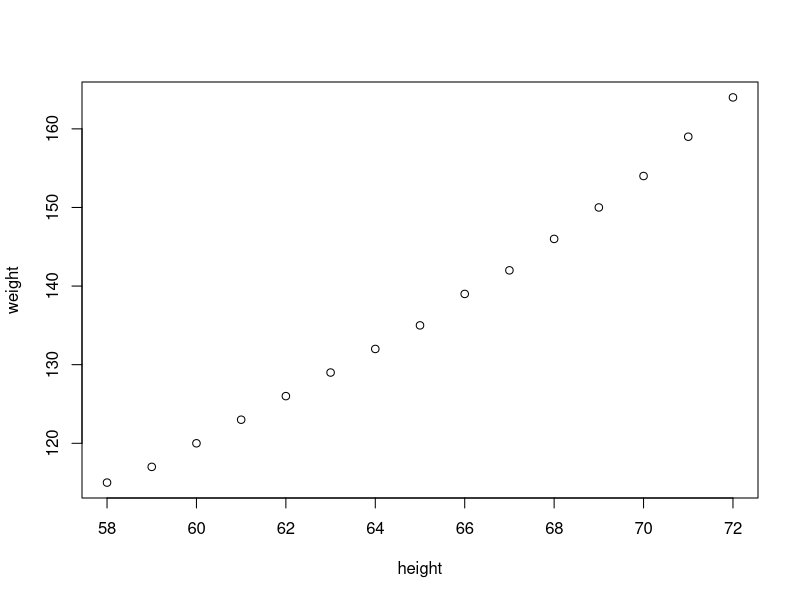
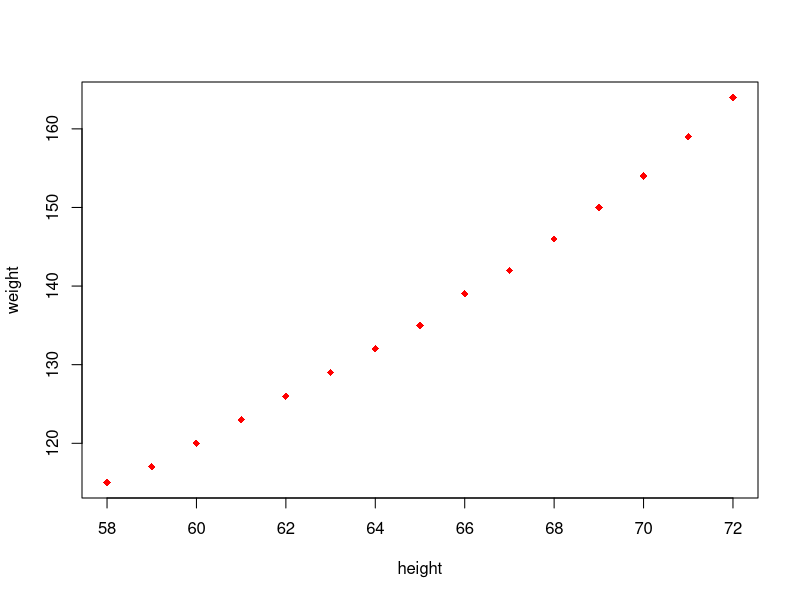
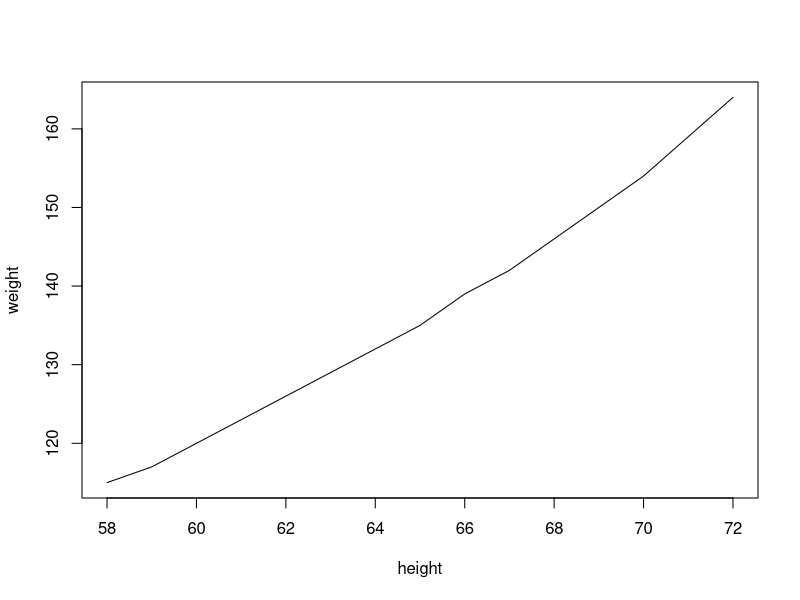
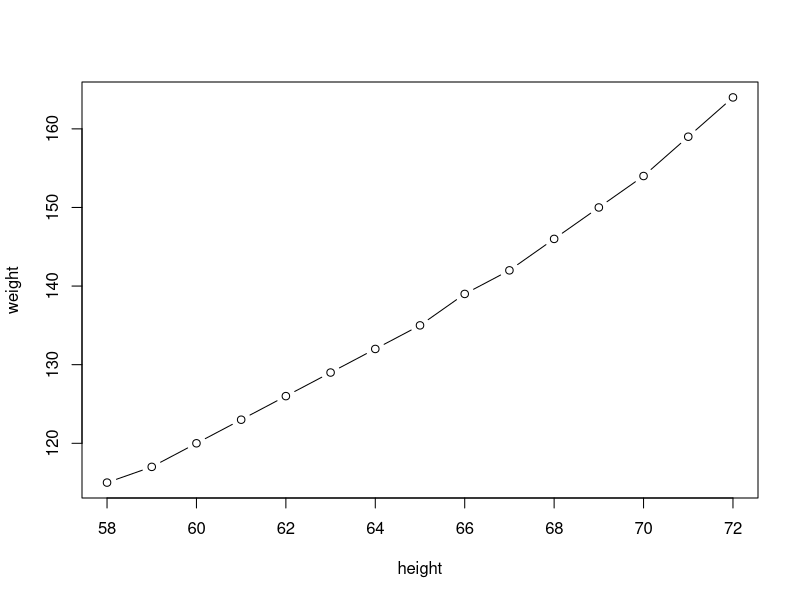
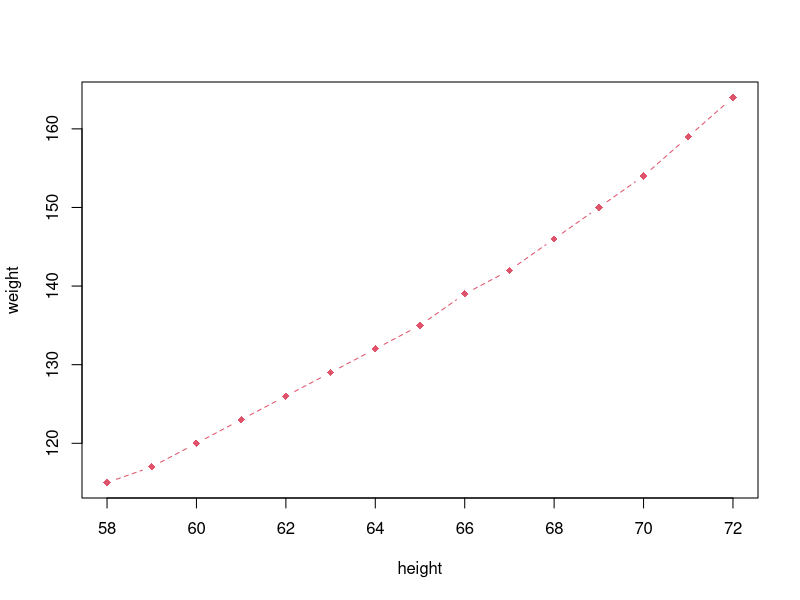
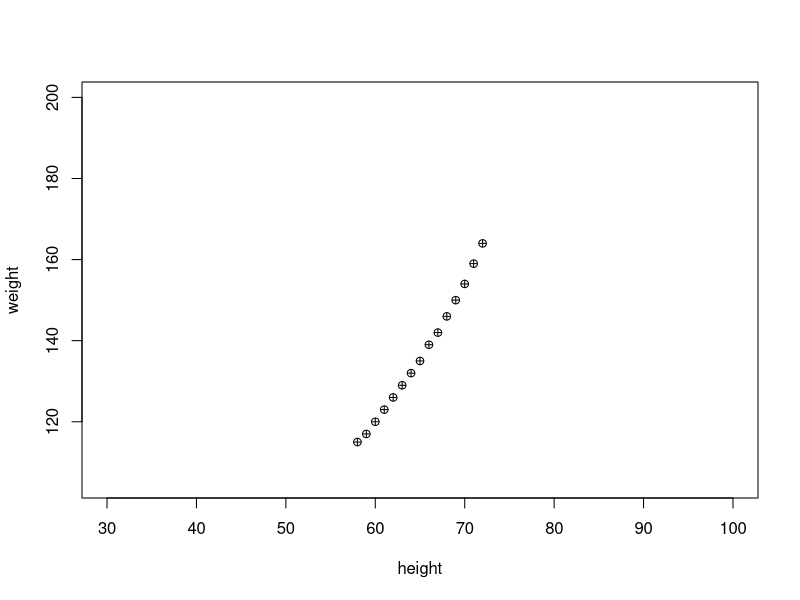
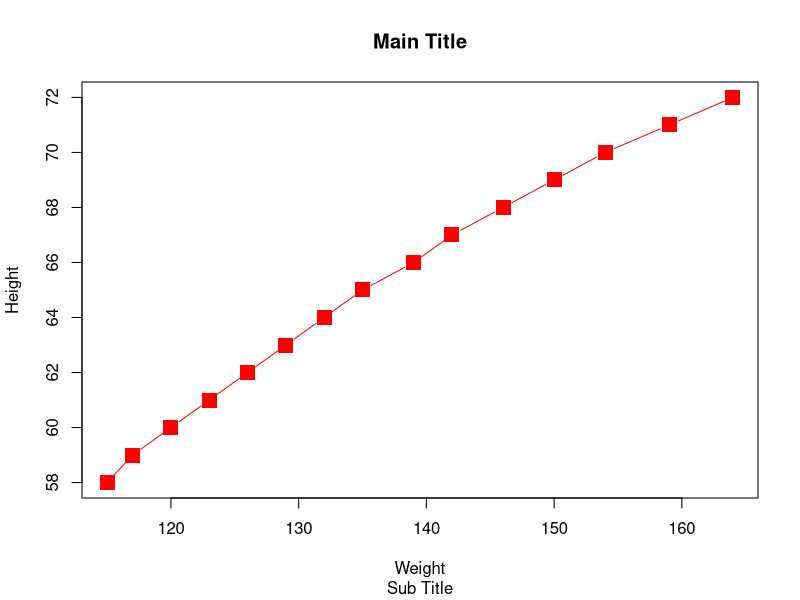
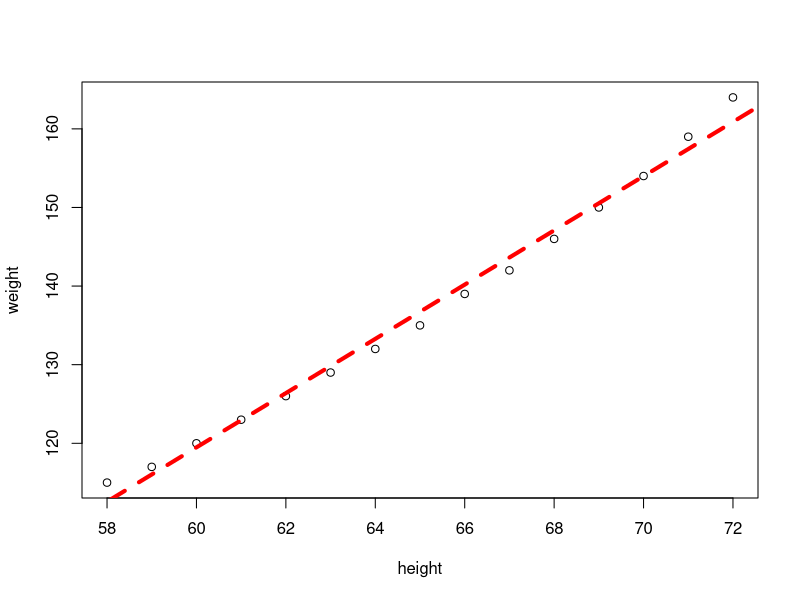

The R source for these figures, in order:
# Combined Plots
#plot, histogram, pie, boxplot, linechart, correlation plot

#plot
women
plot(women)
plot(women, type='p', pch=18, col='red')
plot(women, type='l')
plot(women, type='b')
plot(women, type='b', pch=18, lty=2, col=2)
plot(women, xlim=c(30,100), ylim=c(min(women$weight)-10, 200), pch=10)

#more features with plot
plot(x=women$weight, y=women$height, pch=15, xlab='Weight', ylab='Height', col='red', cex=2, type='b')
title(main='Main Title', sub='Sub Title')
#see cheat sheet on base graphs

plot(women)
abline(lm(women$weight ~ women$height), col='red', lty=2, lwd=4)


#boxplot
boxplot(women$height)
abline(h=c(58, 62,65,68,72))

#draw lines on plot for number summary
summary(women)
quantile(women$height)
quantile(women$height, seq(0,1,.1))
quantile(women$height, seq(0,1,.01))
stem(women$height)
boxplot(women$height, col='cyan')
abline(h=quantile(women$height))
text(1+.2, quantile(women$height), labels=c('min','1Q','median','3Q','max'))

#histogram
hist(women$height)
hist(women$height, breaks=10, col='purple')
hist(women$height, breaks=5, col=1:5)

#histogram2
(x = rnorm(100,50,10))
hist(x)

hist(x, freq=F, col=1:5)
lines(density(x))

#density plot : shape of data
plot(density(x), col='red')

#pie
gender= sample(c('Male','Female'), size=30, replace=T, prob=c(.6,.4))
table(gender)
pie(table(gender))
x = c(10,20,40,50)
pie(x)
xlabels = c('A','B','C','D')
x/sum(x)
(labels2 = paste(xlabels, round(x/sum(x),2) * 100 , sep='-'))
pie(x, labels=labels2)
x
#barplot
barplot(x,col=1:4)
barplot(x,col=1:4, horiz = T)

#correlation plot
pairs(women)
cor(women$height,women$weight)
cov(women$height, women$weight)
head(mtcars)

cor(mtcars)
names(mtcars)
pairs(mtcars)
pairs(mtcars[1:4])
options(digits=4)
pairs(mtcars[c('mpg', 'wt','hp')])
